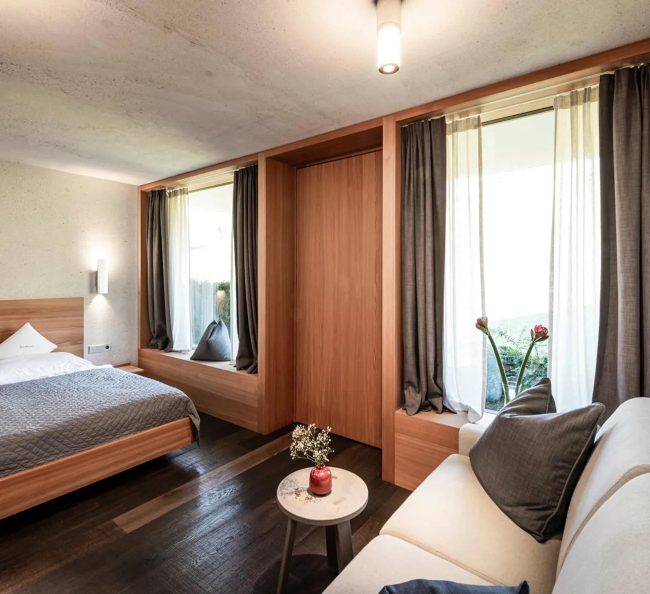
#> input picture imgs/src_to_scale/Studio1.png, 1300 x 1188 px (shown at 1/2 size); its folder holds only this picture in this run
$ python resize_imgs.py
#> lines starting #> are read from the running program, lines starting #| are printed output that depends on the picture
import cv2
from pathlib import Path

from bs4 import BeautifulSoup


def extract_image_sizes(html_code):
    """
    Extracts image sizes and URLs from an HTML code string and returns them as a dictionary
    with the screen width as the key.
    """
    soup = BeautifulSoup(html_code, "html.parser")
    image_sizes = {}
    for source_tag in soup.find_all("source"):
        try:
            screen_width = int(source_tag["media"].split(" ")[1].split("px")[0])
            image_url = source_tag["srcset"].split()[0]
            image_width = int(source_tag["srcset"].split("/")[-2].split("_")[0])
            image_height = int(source_tag["srcset"].split("/")[-2].split("_")[2])
            image_sizes[screen_width] = {
                "url": image_url,
                "width": image_width,
                "height": image_height,
            }

        except Exception as e:
            print(e)
    return image_sizes


def get_image_paths(directory):
    """
    Scans a directory recursively for image files and returns a list of their paths.
    """
    image_extensions = [
        ".jpg",
        ".jpeg",
        ".png",
        ".bmp",
        ".gif",
    ]  # Add any other image extensions you need
    image_paths = []
    for file_path in Path(directory).rglob("*"):
        if file_path.is_file() and file_path.suffix.lower() in image_extensions:
            image_paths.append(str(file_path))
    return image_paths


def scale_and_save_imgs(image_pats, sizes, right_left):
#> called with right_left = 'left'
    for image_path in image_pats:
        for size in sizes:
            img = cv2.imread(str(image_path))
#> img is the input picture: shape (1188, 1300, 3); mean B, G, R 124.4, 138.2, 157.2
            # Scale the image to the desired size
            height = int(img.shape[0] * sizes[size]["width"] / img.shape[1])
#> height = 594
            scaled_img = cv2.resize(img, (sizes[size]["width"], height))
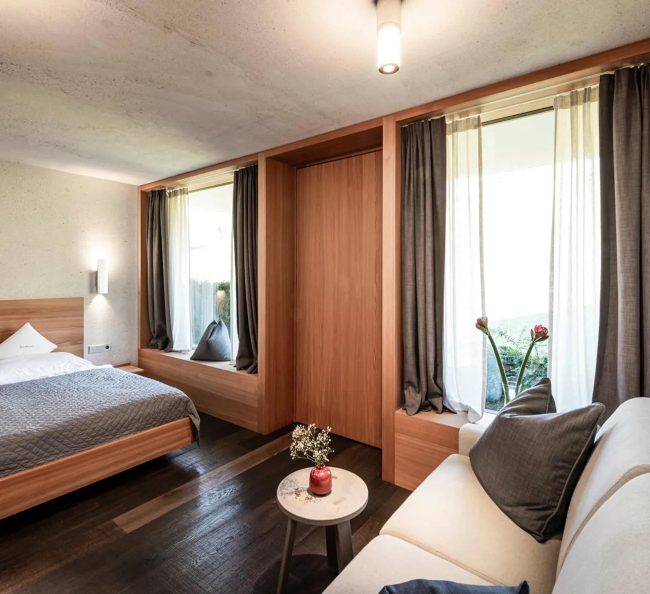
#> scaled_img: shape (594, 650, 3); mean B, G, R 124.5, 138.3, 157.3

            # Save the scaled image to a new file
            dir = Path(f"{Path(image_path).parent.parent}/images_{size}")
            if not dir.exists():
                dir.mkdir(parents=True)
            name = str(Path(image_path).name)
            if Path(image_path).suffix == ".png":
                name = name.replace(".png", ".jpg")
            new_img_name = dir / Path(right_left + "_" + name)
            cv2.imwrite(str(new_img_name), scaled_img)


html_code_left = """
<picture>
                <source media="(min-width: 1025px)"
                    srcset="/media/bbae46f2-3909-488b-8e45-8db872ae6c49/20220214122940/650_x_594/-c-hannes-niederkofler-web-5721.webp"
                    type="image/webp">
                <source media="(min-width: 1025px)"
                    srcset="/media/bbae46f2-3909-488b-8e45-8db872ae6c49/20220214122940/650_x_594/-c-hannes-niederkofler-web-5721.jpg">
                <source media="(min-width: 769px) and (max-width: 1024px)"
                    srcset="/media/bbae46f2-3909-488b-8e45-8db872ae6c49/20220214122940/517_x_594/-c-hannes-niederkofler-web-5721.webp"
                    type="image/webp">
                <source media="(min-width: 769px) and (max-width: 1024px)"
                    srcset="/media/bbae46f2-3909-488b-8e45-8db872ae6c49/20220214122940/517_x_594/-c-hannes-niederkofler-web-5721.jpg">
                <source media="(min-width: 668px) and (max-width: 768px)"
                    srcset="/media/bbae46f2-3909-488b-8e45-8db872ae6c49/20220214122940/368_x_594/-c-hannes-niederkofler-web-5721.webp"
                    type="image/webp">
                <source media="(min-width: 668px) and (max-width: 768px)"
                    srcset="/media/bbae46f2-3909-488b-8e45-8db872ae6c49/20220214122940/368_x_594/-c-hannes-niederkofler-web-5721.jpg">
                <source media="(min-width: 415px) and (max-width: 667px)"
                    srcset="/media/bbae46f2-3909-488b-8e45-8db872ae6c49/20220214122940/615_x_390/-c-hannes-niederkofler-web-5721.webp"
                    type="image/webp">
                <source media="(min-width: 415px) and (max-width: 667px)"
                    srcset="/media/bbae46f2-3909-488b-8e45-8db872ae6c49/20220214122940/615_x_390/-c-hannes-niederkofler-web-5721.jpg">
                <source media="(max-width: 414px)"
                    srcset="/media/bbae46f2-3909-488b-8e45-8db872ae6c49/20220214122940/684_x_720/-c-hannes-niederkofler-web-5721.webp"
                    type="image/webp">
                <source media="(max-width: 414px)"
                    srcset="/media/bbae46f2-3909-488b-8e45-8db872ae6c49/20220214122940/684_x_720/-c-hannes-niederkofler-web-5721.jpg">
                <img src="/media/bbae46f2-3909-488b-8e45-8db872ae6c49/20220214122940/684_x_720/-c-hannes-niederkofler-web-5721.jpg"
                    class="fit-image" width="650" height="594" loading="lazy">
            </picture>
"""
html_code_right = """
<picture>
                <source media="(min-width: 1025px)"
                    srcset="/media/92b83dce-ce00-44a7-b91a-5df738c31997/20220214122938/465_x_540/-c-hannes-niederkofler-web-5702.webp"
                    type="image/webp">
                <source media="(min-width: 1025px)"
                    srcset="/media/92b83dce-ce00-44a7-b91a-5df738c31997/20220214122938/465_x_540/-c-hannes-niederkofler-web-5702.jpg">
                <source media="(min-width: 769px) and (max-width: 1024px)"
                    srcset="/media/92b83dce-ce00-44a7-b91a-5df738c31997/20220214122938/370_x_540/-c-hannes-niederkofler-web-5702.webp"
                    type="image/webp">
                <source media="(min-width: 769px) and (max-width: 1024px)"
                    srcset="/media/92b83dce-ce00-44a7-b91a-5df738c31997/20220214122938/370_x_540/-c-hannes-niederkofler-web-5702.jpg">
                <source media="(min-width: 668px) and (max-width: 768px)"
                    srcset="/media/92b83dce-ce00-44a7-b91a-5df738c31997/20220214122938/263_x_540/-c-hannes-niederkofler-web-5702.webp"
                    type="image/webp">
                <source media="(min-width: 668px) and (max-width: 768px)"
                    srcset="/media/92b83dce-ce00-44a7-b91a-5df738c31997/20220214122938/263_x_540/-c-hannes-niederkofler-web-5702.jpg">
                <source media="(min-width: 415px) and (max-width: 667px)"
                    srcset="/media/92b83dce-ce00-44a7-b91a-5df738c31997/20220214122938/615_x_390/-c-hannes-niederkofler-web-5702.webp"
                    type="image/webp">
                <source media="(min-width: 415px) and (max-width: 667px)"
                    srcset="/media/92b83dce-ce00-44a7-b91a-5df738c31997/20220214122938/615_x_390/-c-hannes-niederkofler-web-5702.jpg">
                <source media="(max-width: 414px)"
                    srcset="/media/92b83dce-ce00-44a7-b91a-5df738c31997/20220214122938/684_x_720/-c-hannes-niederkofler-web-5702.webp"
                    type="image/webp">
                <source media="(max-width: 414px)"
                    srcset="/media/92b83dce-ce00-44a7-b91a-5df738c31997/20220214122938/684_x_720/-c-hannes-niederkofler-web-5702.jpg">
                <img src="/media/92b83dce-ce00-44a7-b91a-5df738c31997/20220214122938/684_x_720/-c-hannes-niederkofler-web-5702.jpg"
                    class="fit-image" width="684" height="720" loading="lazy">
            </picture>

"""
src_dir = Path(
    r"C:\Users\david.karbon\Documents\Webpage\WebpageHausKarbon\imgs\src_to_scale"
)

imgs_to_scale = get_image_paths(src_dir)
image_sizes_left = extract_image_sizes(html_code_left)
image_sizes_right = extract_image_sizes(html_code_right)
scale_and_save_imgs(imgs_to_scale, image_sizes_left, "left")
scale_and_save_imgs(imgs_to_scale, image_sizes_right, "right")
print()
